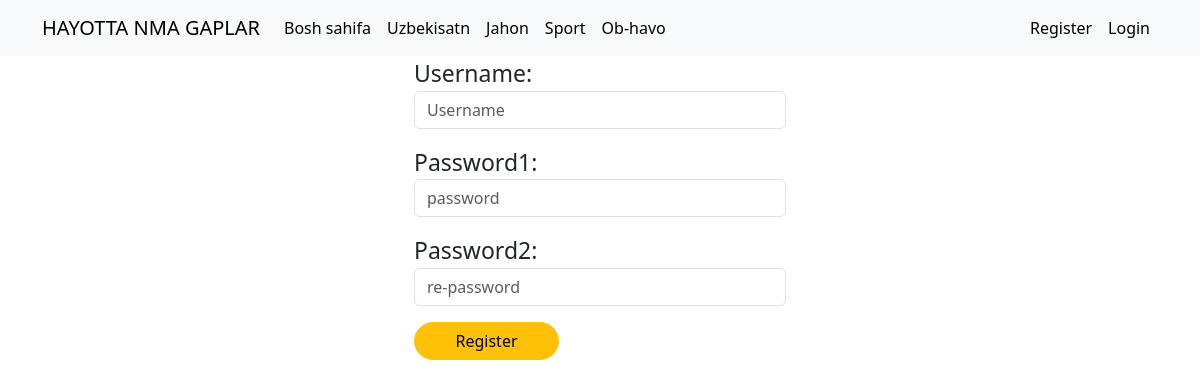
Screenshot of /register/ with the database file from the repository.
### blog/models.py (models this page shows)
class Category(models.Model):
    title = models.CharField(max_length=255, unique=True)
    def __str__(self):
        return self.title
    class Meta:
        verbose_name = "Category"
        verbose_name_plural = "Categories"

### blog/views.py (the view)
# urls.py: path("register/", register, name="register"),
def register(request):
    if request.method == "POST":
        form = RegisterForm(data=request.POST)
        if form.is_valid():
            user = form.save()
            return redirect("login")
    else:
        form = RegisterForm()
    context = {
        "title":"Register",
        'form':form
    }
    return render(request,'blog/register.html', context)

### blog/forms.py
class RegisterForm(UserCreationForm):
    username = forms.CharField(widget=forms.TextInput(attrs={'class': "form-control", 'placeholder': "Username"}))
    password1 = forms.CharField(widget=forms.PasswordInput(attrs={'class': "form-control", 'placeholder': "password"}))
    password2 = forms.CharField(
        widget=forms.PasswordInput(attrs={'class': "form-control", 'placeholder': "re-password"}))
    class Meta:
        model = CustomUser
        fields = ('username', 'password1', 'password2')

### blog/templatetags/blog_tags.py (called while the page is built)
@register.simple_tag()
def get_categories():
    result = []
    categories = Category.objects.all()
    for category in categories:
        articles = Article.objects.filter(category=category,publish=True)
        if len(articles) > 0:
            result.append(category)
    return result

### blog/templates/blog/register.html (shortened to what this page needs)
{% extends 'base.html' %}
{% block main %}
<div style="width: 33%; font-size:23px;" class="container">
    <form action="" enctype="multipart/form-data" method="post">
        {{form.as_p}}
        <button style="width: 39%; border-radius:24px;" class="btn btn-warning" type="submit">Register</button>
    </form>
</div>
{% endblock main %}

### templates/components/navbar.html (shortened to what this page needs)
{% load blog_tags %}
{% get_categories as categories %}
<nav class="navbar navbar-expand-lg bg-body-tertiary">
    <div class="container">
        <a class="navbar-brand" href="{% url 'index' %}">
             HAYOTTA NMA GAPLAR
        </a>
        <div class="collapse navbar-collapse d-flex justify-content-between" id="navbarSupportedContent">
            <ul class="navbar-nav mb-2 mb-lg-0">
                <li class="nav-item">
                    <a class="nav-link active" aria-current="page" href="{% url 'index' %}">Bosh sahifa</a>
                </li>
                {% for category in categories %}
                <li class="nav-item">
                    <a class="nav-link active" aria-current="page"
                       href="{% url 'category' category.pk %}">{{category}}</a>
                </li>
                {% endfor %}
            </ul>
            {% if request.user.is_authenticated %}
            <ul class="navbar-nav">
                <li class="nav-item">
                    <a href="{% url 'logout' %}" class="nav-link active">Logout</a>
                </li>
            </ul>
            {% else %}
            <ul class="navbar-nav">
                <li class="nav-item">
                    <a href="{% url 'register' %}" class="nav-link active">Register</a>
                </li>
                <li class="nav-item">
                    <a href="{% url 'login' %}" class="nav-link active">Login</a>
                </li>
            </ul>
            {% endif %}
        </div>
    </div>
</nav>

### rows the page displays
Category: title "Uzbekisatn"
Category: title "Jahon"
Category: title "Sport"
Category: title "Ob-havo"
